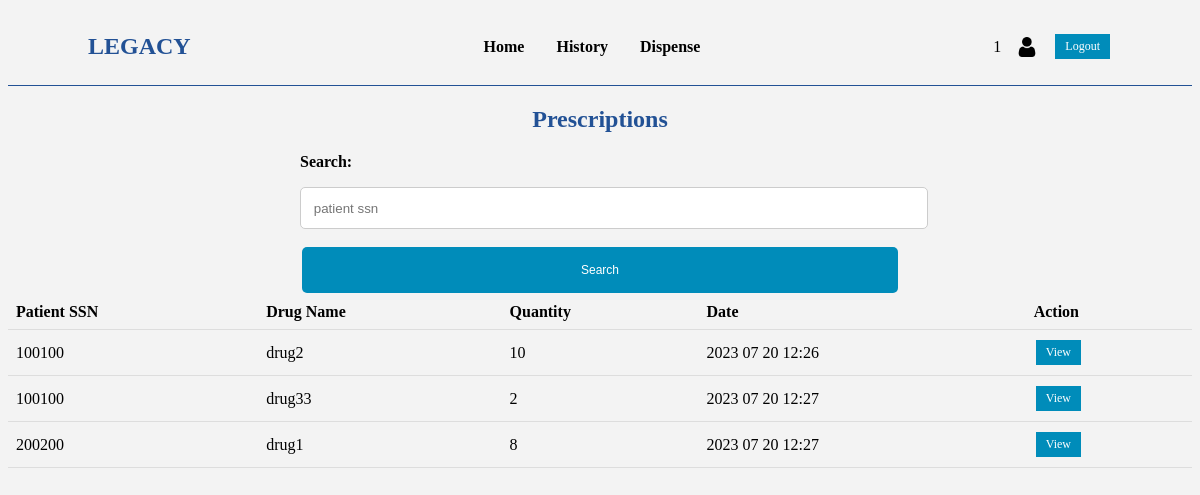
The app's page /pharmacist/history.php (signed in) with its own data.
### tables this page shows
CREATE TABLE `prescriptions` (
  `id` int NOT NULL,
  `patient_ssn` int NOT NULL,
  `doctor_ssn` int NOT NULL,
  `drug_name` varchar(255) NOT NULL,
  `quantity` varchar(255) NOT NULL,
  `date` varchar(255) NOT NULL,
  `dispensed` tinyint NOT NULL DEFAULT '0',
  `dispensedBy` int DEFAULT NULL,
  `frequency` varchar(255) NOT NULL,
  PRIMARY KEY (`id`),
  KEY `FK_Pr_Pa_idx` (`patient_ssn`),
  KEY `FK_Pr_Do_idx` (`doctor_ssn`),
  KEY `FK_Pr_Ph_idx` (`dispensedBy`),
  CONSTRAINT `FK_Pr_Do` FOREIGN KEY (`doctor_ssn`) REFERENCES `doctors` (`SSN`),
  CONSTRAINT `FK_Pr_Pa` FOREIGN KEY (`patient_ssn`) REFERENCES `patients` (`SSN`),
  CONSTRAINT `FK_Pr_Ph` FOREIGN KEY (`dispensedBy`) REFERENCES `pharmacists` (`SSN`)
);

### src/db.php (called while the page is built, shortened)
<?php
class DB
{
    private $host;
    private $username;
    private $dbPassword;
    private $database;
    private $connection;
    public function __construct() {
        $this->host = "localhost";
        $this->username = "root";
        $this->dbPassword = "David123";
        $this->database = "drug_dispenser_db";
    }
    private function connect() {
        $this->connection = new mysqli($this->host, $this->username, $this->dbPassword, $this->database);
    }
    public function select($table, $where = null) {
        $sql = "SELECT * FROM $table";
        if ($where) {
            $sql .= " WHERE $where;";
        }
        $result = $this->connection->query($sql);
         $rows = array();
        while ($row = $result->fetch_assoc()) {
            $rows[] = $row;
        }
        return array("status"=>TRUE,"data"=>$rows);
    }
}
?>

### src/session.php (called while the page is built, shortened)
<?php
   if(isset($_SESSION['loggedin'])){
      $login_session = array("SSN"=>$_SESSION["ssn"], "fname"=>$_SESSION['fname'], "lname"=>$_SESSION['lname'], "role"=>$_SESSION["role"]);
   }
   else{
      $login_session = [];
   }
?>

### public/pharmacist/history.php (the view, shortened to what this page needs)
<?php
require("../../src/db.php");
include('../../src/session.php');
$db = new DB();
$prescriptions = [];
$id = $login_session["SSN"];
if ($_SERVER["REQUEST_METHOD"] === "POST") {
    $ssn = $_POST['ssn'];
    $where = "patient_ssn = $ssn AND dispensedBy=$id";
    $prescriptions = $db->select('prescriptions', $where)["data"];
}
else{
    $where = "dispensedBy= $id";
    $prescriptions = $db->select("prescriptions", $where)["data"];
}
?>
<?php include 'header.php'; ?>
<body>
<?php include 'nav.php'; ?>
    <main>
        <h2>Prescriptions</h2>
        <form method="post" action="<?php echo $_SERVER['PHP_SELF']; ?>">
            <label for="search">Search: </label>
            <input type="text" name="ssn" placeholder="patient ssn">
            <input type="submit" value="Search" class="button edit"/>
        </form>
    <table>
        <tr>
            <th>Patient SSN</th>
            <th>Drug Name</th>
            <th>Quantity</th>
            <th>Date</th>
            <th>Action</th>
        </tr>
        <?php
        foreach ($prescriptions as $row) {
            echo '<tr>';
            echo "<td>".$row['patient_ssn']??''."</td>";
            echo "<td>".$row['drug_name']??''."</td>";
            echo "<td>".$row['quantity']??'' ."</td>";
            echo "<td>".$row['date']??'' ."</td>";
            echo '<td>';
            echo '<a href="prescription.php?i='.$row['id'].'" class="button edit">View</a>';
            echo '</td>';
            echo '</tr>';
        }
        ?>
    </table>
    </main>
</body>
</html>

### assets/css/styles.css (style rules this page uses)
body { background-color: #f3f3f3; }
main { display: flex; flex-direction: column; align-items: center; }
h1,h2 { color: #225195 }
table { border-collapse: collapse; width: 100%; }
th, td { padding: 8px; text-align: left; border-bottom: 1px solid #ddd; }
.button { background-color: #4CAF50; border: none; color: white; padding: 5px 10px; text-align: center; text-decoration: none; display: inline-block; font-size: 12px; margin: 2px; cursor: pointer; }
.button.edit { background-color: #008CBA; }
form { display: flex; flex-direction: column; width: 50vw; }
label { font-weight: bold; }
input[type="text"], input[type="password"], input[type="datetime"], input[type="number"], select, textarea { width: 100%; margin-block: 1rem; padding: .8rem; border-radius: 5px; border: 1px solid #ccc; }
input[type="submit"] { display: block; padding: 1rem 3rem; border-radius: 5px; border: none; background-color: #043CAA; color: white; cursor: pointer; }

### records on screen
prescriptions: patient_ssn "100100", drug_name "drug2", quantity "10", date "2023 07 20 12:26"
prescriptions: patient_ssn "100100", drug_name "drug33", quantity "2", date "2023 07 20 12:27"
prescriptions: patient_ssn "200200", drug_name "drug1", quantity "8", date "2023 07 20 12:27"

### other values on screen
$login_session["fname"] "1"
